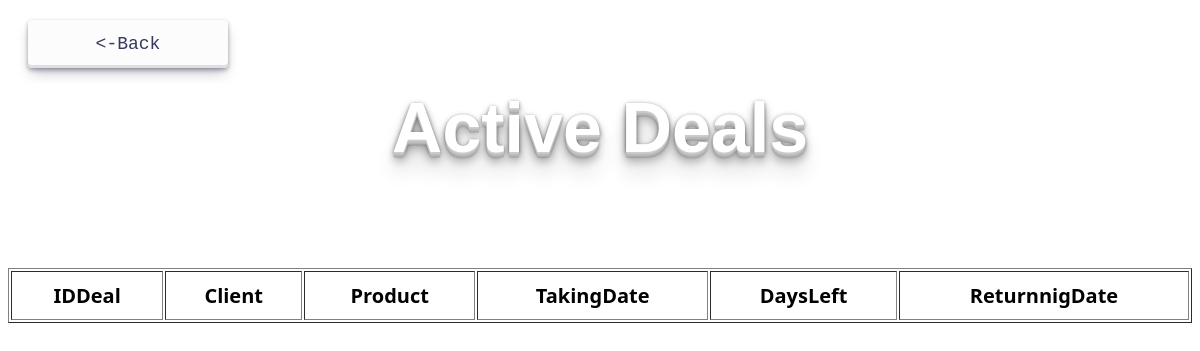
Page /ActiveDeals.php on the earlier database version.
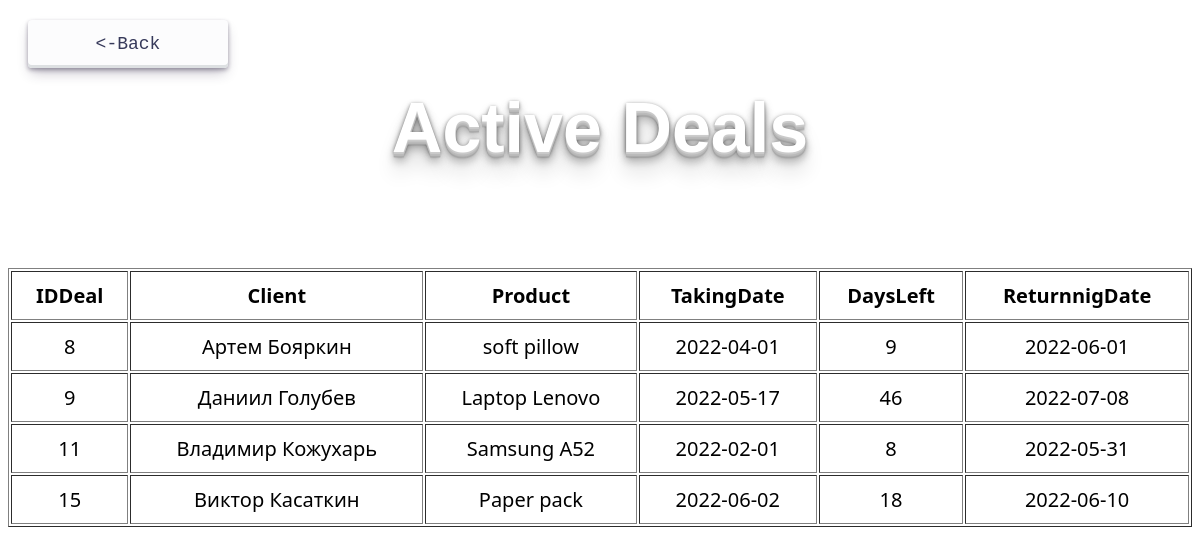
Same page on the later database version.
### tables this page shows
CREATE TABLE `Deal` (
  `IDDeal` int NOT NULL,
  `IDClient` int NOT NULL,
  `IDProductCategory` int NOT NULL,
  `ProductDescription` varchar(255) NOT NULL,
  `TakingDate` date NOT NULL,
  `ReturningDate` date NOT NULL,
  `Pledge` int NOT NULL,
  `Comission` int NOT NULL
);

### src/ActiveDeals.php (the view, shortened to what this page needs)
<?php
include 'fnc.php';
?>
<html>
    <head>
        <link href="styles.css" rel="stylesheet" type="text/css">
    </head>
    <header>
        <div style = "text-align: left; margin: 20px">
            <form action="index.php">
                <button class="button-30" role="button">
                    <-Back
                </button>
             </form>
        </div>
        <div class="hit-the-floor" style="margin-bottom:100px">
            Active Deals
        </div>
    </header>
    <body>
        <table align="center" border="1px" cellpadding= "10px" style = "font-size: 20px">
            <tr>
                <th>
                    IDDeal
                </th>
                <th>
                    Client
                </th>
                <th>
                    Product
                </th>
                <th>
                    TakingDate
                </th>
                <th>
                    DaysLeft
                </th>
                <th>
                    ReturnnigDate
                </th>
            </tr>
                <?php
                    $stmt = "CALL ActiveDeals()";
                    $result = mysqli_query($db, $stmt);
                    foreach($result as $row){
                ?>
                   <tr>
                        <?php
                        foreach($row as $subrow){
                            ?>
                                <td align="center">
                                    <?php
                                    echo $subrow;
                                    ?>
                                </td>
                            <?php
                        }
                        ?>
                    </tr>
                <?php
                    }
                ?>
        </table>
    </body>
</html>

Differences in the rows shown:
added deal: IDDeal "8", subrow "Артем Бояркин", ProductDescription "soft pillow", TakingDate "2022-04-01", subrow "9", ReturningDate "2022-06-01"
added deal: IDDeal "9", subrow "Даниил Голубев", ProductDescription "Laptop Lenovo", TakingDate "2022-05-17", subrow "46", ReturningDate "2022-07-08"
added deal: IDDeal "11", subrow "Владимир Кожухарь", ProductDescription "Samsung A52", TakingDate "2022-02-01", subrow "8", ReturningDate "2022-05-31"
added deal: IDDeal "15", subrow "Виктор Касаткин", ProductDescription "Paper pack", TakingDate "2022-06-02", subrow "18", ReturningDate "2022-06-10"
